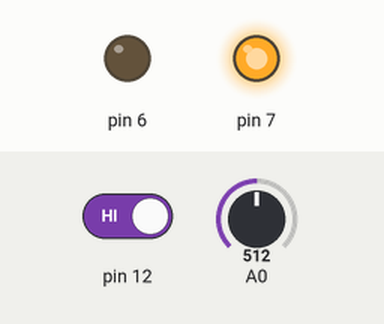
The sketch below on a simulated Arduino Uno, built with avr-gcc and run on an emulated ATmega328P. Shown: output pins drawn as LEDs (lit = HIGH). Dashed ring = blinking. The test bench sets the inputs (shaded band); at power-on: A0 = 512, pin 12 HIGH. What the sketch prints to the serial monitor is not drawn.

Above: at 1.2 s.
1.3 s: A0 set to 499
At 2.7 s:
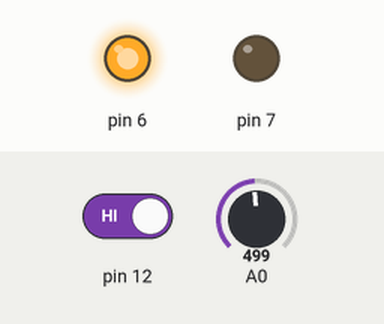
3.0 s: pin 12 driven LOW
At 3.23 s:
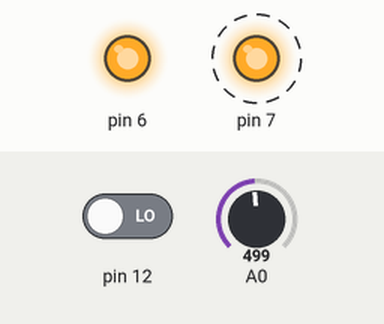
6.0 s: pin 12 driven HIGH
At 7.0 s:
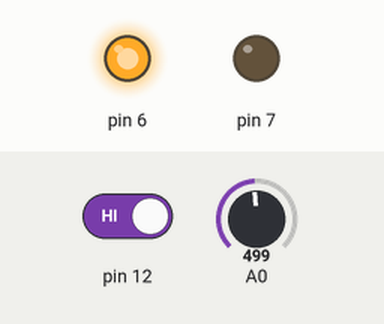
7.5 s: A0 set to 522
At 8.0 s:
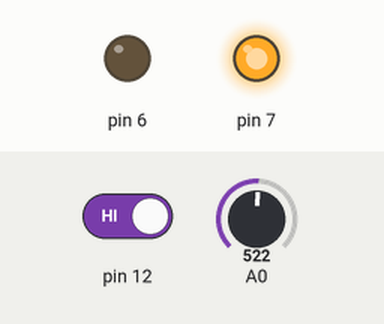
Timing chart, 0 to 10.1 s (numbered marks = the images above; inputs shaded):
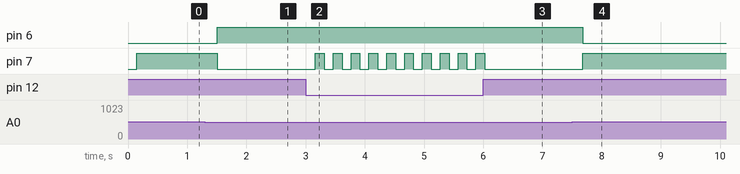

Measured:
- the behaviour switches between 512 and 511 on A0 (found by bisection; images 0 and 1)
- after the input at 1.3 s, pin 6: LOW → HIGH after 0.21 s; pin 7: HIGH → LOW after 0.21 s
- after the input at 3.0 s, pin 7: alternates HIGH for 0.15 s and LOW for 0.15 s, starting after 0.16 s
- after the input at 6.0 s, pin 7: goes on until 6.0 s, then stays LOW
- after the input at 7.5 s, pin 6: HIGH → LOW after 0.18 s; pin 7: LOW → HIGH after 0.18 s

The sketch:

analogRead_Value.ino
```cpp
boolean sw1 = true;
void setup() {
  Serial.begin(9600);
  pinMode(6,OUTPUT);
  pinMode(7,OUTPUT);
  pinMode(12,INPUT);

}

void loop() {
  unsigned int val = analogRead(A0);
  Serial.print("Analog Value = ");

  boolean swread = digitalRead(12); delay(150);
  if(swread == 0) sw1 = !sw1;
  // volt = (val*5)/1023;
  float realval = map(val,0,1023,0.0,5.0);
  //folat realval = (val*5.0)/1023;
  Serial.println(realval);
  if(val < 512) {
    digitalWrite(7,0);
    digitalWrite(6,1);
  }
  else {
    digitalWrite(6,0);
    digitalWrite(7,1);
  }
  if(sw1 == false){
    digitalWrite(7,1);

  }
}
```
